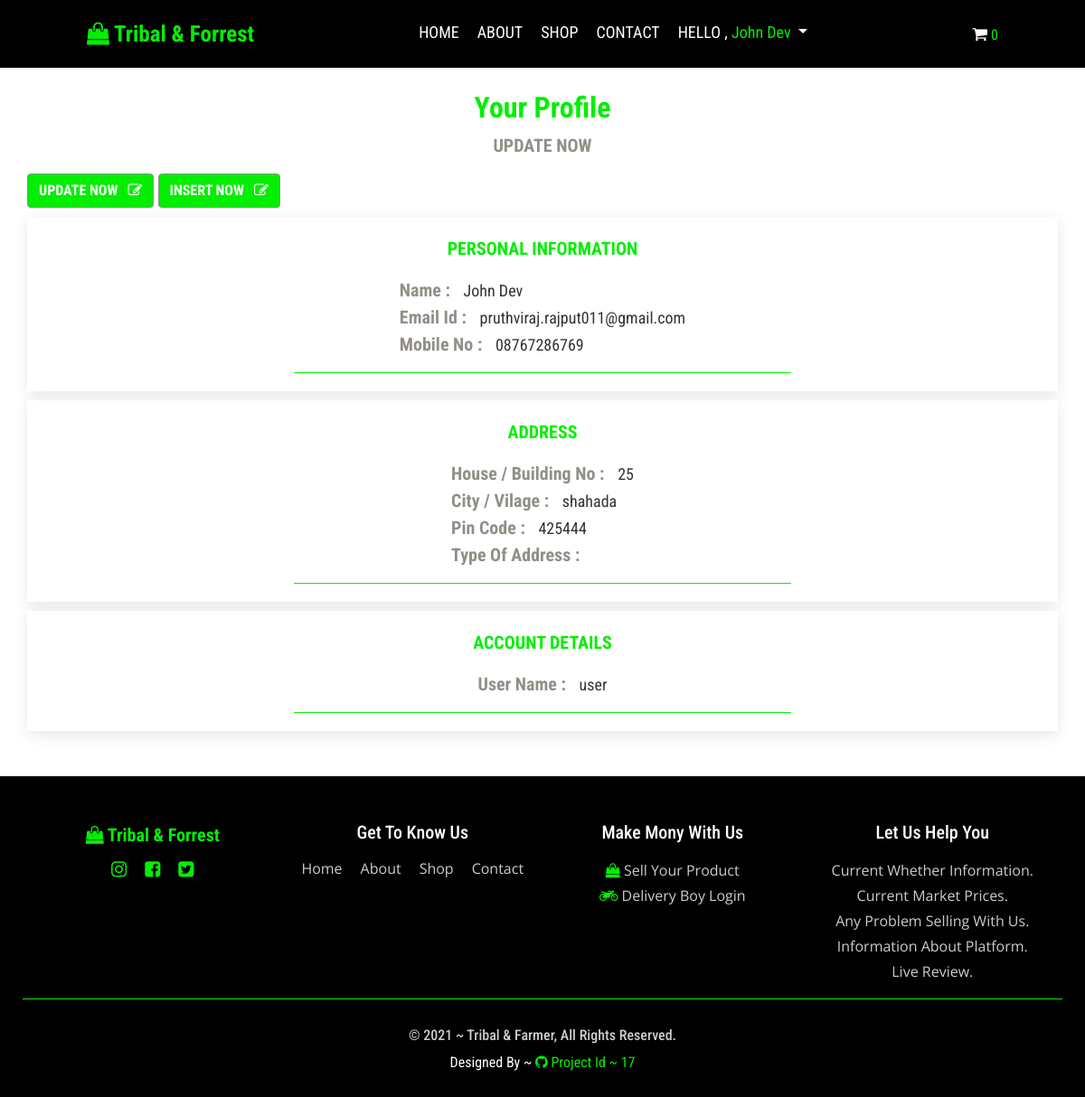
The app's page /profile.php (signed in) with its own data.
### tables this page shows
CREATE TABLE `users` (
  `id` int(11) NOT NULL,
  `name` varchar(255) NOT NULL,
  `email` varchar(255) NOT NULL,
  `username` varchar(255) NOT NULL,
  `password` varchar(255) NOT NULL,
  `resister_on` timestamp NOT NULL DEFAULT current_timestamp() ON UPDATE current_timestamp(),
  `status` tinyint(4) NOT NULL,
  `email_verification` tinyint(4) NOT NULL
);

CREATE TABLE `user_profile` (
  `id` int(11) NOT NULL,
  `user_id` int(11) NOT NULL,
  `mobile_no` varchar(15) NOT NULL,
  `house_no` varchar(255) NOT NULL,
  `city` varchar(255) NOT NULL,
  `pin_code` int(11) NOT NULL,
  `address_type` varchar(255) NOT NULL,
  `added_on` timestamp NOT NULL DEFAULT current_timestamp() ON UPDATE current_timestamp()
);

### profile.php (the view)
<?php
    include 'includes/navigation_bar.php';
    $user_id= $_SESSION['USER_ID'];
    $sql =mysqli_query($con,"SELECT * FROM users WHERE id = '$user_id'");
    $res = mysqli_fetch_assoc($sql);
    $profile = mysqli_fetch_assoc(mysqli_query($con,"SELECT * FROM user_profile WHERE user_id='$user_id'"));
?>
    <div class="container profile">
        <div class="row heading">
            <div class="col-xl-12">
                <h2>Your Profile</h2>
                <p>Update Now</p>
            </div>
            <div class="update_profile">
                    <a href="<?php echo WEBSITE_PATH; ?>manage_user_profile?type=update"><button class="btn">Update Now</> &nbsp; <i class="fa fa-pencil-square-o" aria-hidden="true"></i></button></a>
                    <a href="<?php echo WEBSITE_PATH; ?>manage_user_profile?type=add"><button class="btn">Insert Now &nbsp; <i class="fa fa-pencil-square-o" aria-hidden="true"></i></button></a>
            </div>
        </div>
            <div class="row personal_info">
                <div class="col-xl-6 personal_info_row">
                    <p>Personal Information</p>
                    <div class="prosonal_filed">
                        <ul>
                            <li>Name : <span><?php echo $res['name'];?></span></li>
                            <li>Email Id : <span><?php echo $res['email'];?></span></li>
                            <li>Mobile No : <span><?php echo $profile['mobile_no']?></span></li>
                        </ul>
                    </div>
                </div>
            </div>
            <div class="row personal_info">
                <div class="col-xl-6 personal_info_row">
                    <p>Address</p>
                    <div class="prosonal_filed">
                        <ul>
                            <li>House / Building No : <span><?php echo $profile['house_no']?></span></li>
                            <li>City / Vilage : <span><?php echo $profile['city']?></span></li>
                            <li>Pin Code : <span><?php echo $profile['pin_code']?></span></li>
                            <li>Type Of Address : <span><?php echo $profile['address_type']?></span></li>
                        </ul>
                    </div>
                </div>
            </div>
            <div class="row personal_info">
                <div class="col-xl-6 personal_info_row">
                    <p>Account Details</p>
                    <div class="prosonal_filed">
                        <ul>
                            <li>User Name : <span><?php echo $res['username'];?></span></li>
                        </ul>
                    </div>
                </div>
            </div>
    </div>
<?php
    include 'includes/footer.php';
?>

### style/prices.css (style rules this page uses)
* { margin: 0; padding: 0; box-sizing: border-box; }

### style/style.css (style rules this page uses)
* { padding: 0; margin: 0; box-sizing: border-box; }
body { font-family:'Open Sans', sans-serif; }
ul { list-style-type: none; }
a { text-decoration: none; }
:root { --logo:rgb(4, 238, 4); --background: #000; --color: #fff; --color1:#ccc; --color2: #333333; --color3: #f0f0f065; --color4:#928f88; --color5: #444349; --font:'Roboto Condensed', sans-serif; --shado :0 4px 16px rgb(0 0 0 / 10%); }
.about_us,.shopping,.product_detailes,.contact,.registration,.login_page,.cart_page,.profile,.checkout,.success_page,.orders_page { margin-top:100px; }
.heading h2 { text-align:center; color: var(--logo); font-family: var(--font); font-weight:700; text-transform:capitalize; }
.heading p { text-align:center; color: var(--color4); font-size:20px; font-family: var(--font); font-weight:700; text-transform:uppercase; }
.profile .personal_info { margin-top: 10px; justify-content: center; padding:20px; background-color: var(--color); box-shadow: var(--shado); }
.profile .personal_info .personal_info_row { border-bottom: 1px solid var(--logo); }
.profile .personal_info p,.profile_form p { font-size:20px; text-align: center; font-family: var(--font); font-weight: 700; color:var(--logo); text-transform:uppercase; }
.profile .update_profile .btn { background-color:var(--logo); border: 1px solid var(--color4); color: var(--color); text-transform: uppercase; font-family: var(--font); font-weight:700; transition: all 0.5s ease-in-out; }
.profile .personal_info .prosonal_filed { display:flex; justify-content:center; }
.profile .personal_info .prosonal_filed ul li { font-size:20px; font-family: var(--font); font-weight:700; color: var(--color4); }
.profile .personal_info .prosonal_filed ul li span { font-size:18px; font-family: var(--font); font-weight:normal; color: var(--color2); padding-left:10px; }

### style/whether.css (style rules this page uses)
:root { --logo:rgb(4, 238, 4); --background: #000; --color: #fff; --color1:#ccc; --color2: #333333; --color3: #f0f0f065; --color4:#928f88; --color5: #444349; --font:'Roboto Condensed', sans-serif; --shado :0 4px 16px rgb(0 0 0 / 10%); }

### records on screen
users: name "John Dev", email "pruthviraj.rajput011@gmail.com", username "user"
user_profile: mobile_no "08767286769", house_no "25", city "shahada", pin_code "425444"

### other values on screen
$_SESSION['USER_NAME'] "John Dev"
$total_cart "0"
